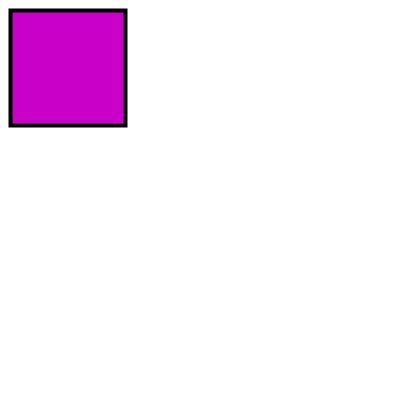
Frame 1 (no input)
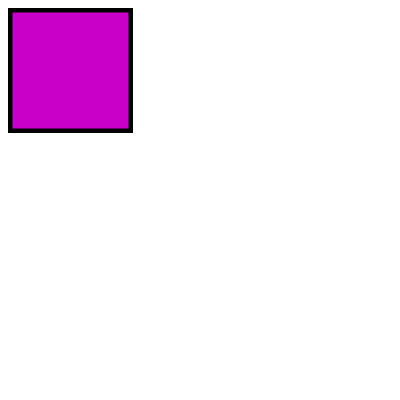
Frame 60 (the mouse pressed at the canvas centre just before this capture)
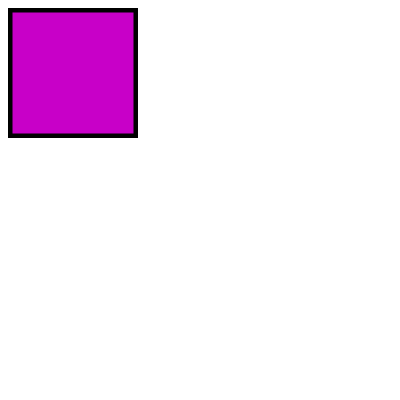
Frame 120 (the mouse held since frame 60 and released just before this capture)

The Processing sketch that drew these frames (run headless with seeded random() and noise(); from frame 60 on, the mouse is pressed at the canvas centre):

// Processing sketch: CONTOHPERCOBAAN_3
// ── CONTOHPERCOBAAN_3.pde
void setup()
{
size ( 400,400); // layar output
background (255); // warna layar putih
}
void draw ()
{
int d;
d=second();
strokeWeight(4);
fill(200,0,200);
rect(10,10,50+5*d,50+d*5); 
// kotak dari pojok kiri membesar ke kanan
}
